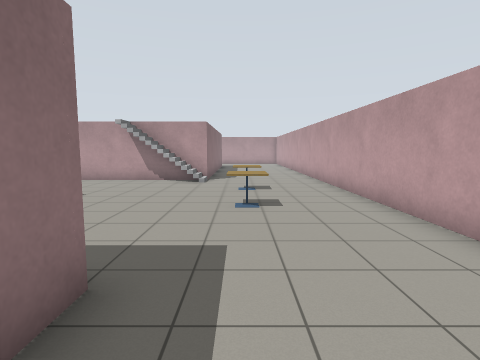
View 1 (above)

24 first-person views from a walk through a Gazebo world. The camera is 1.3 m above the floor, tilts 6° down and sees 80° across. Floor lines are 1 m apart. The floor is counted in squares, 1 m on a side. Each view is taken from the middle of a square. On the plan, view 1 faces up. The plan holds only what a view shows up to about 13 squares ahead; the rest is blank. The place goes on beyond the plan. Simple patterns stand in for the simulator's built-in surfaces. Simple shapes stand in for some stock models.

View 2
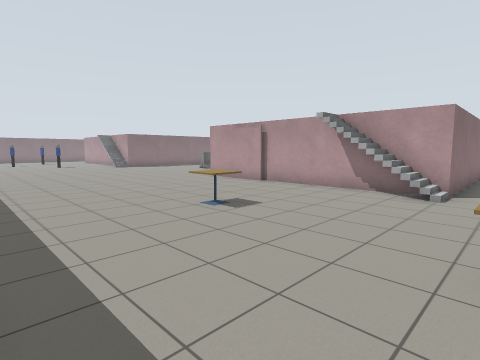

View 3
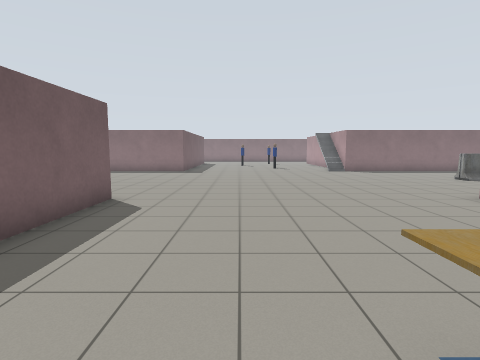

View 4
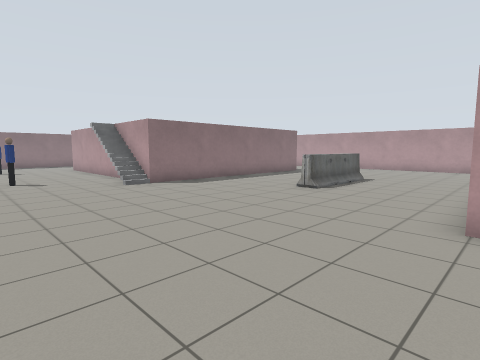

View 5
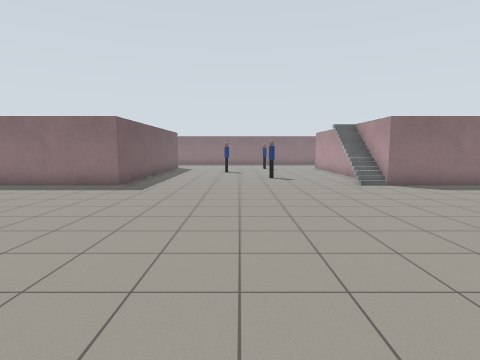

View 6
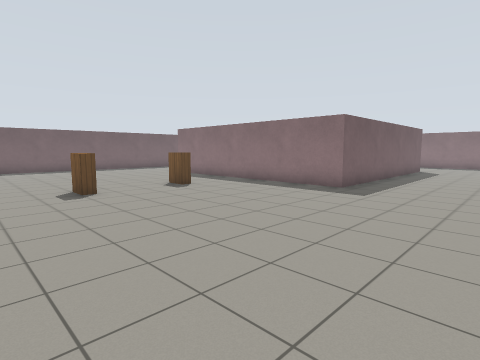

View 7
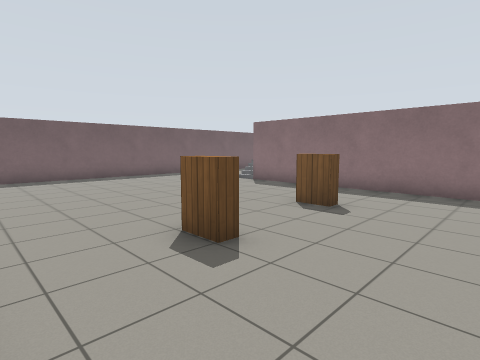

View 8
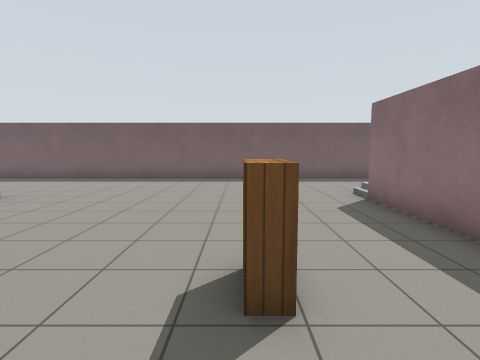

View 9
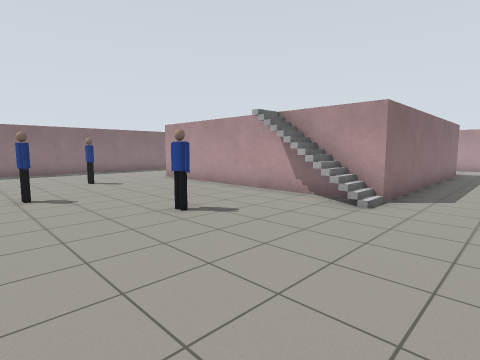

View 10
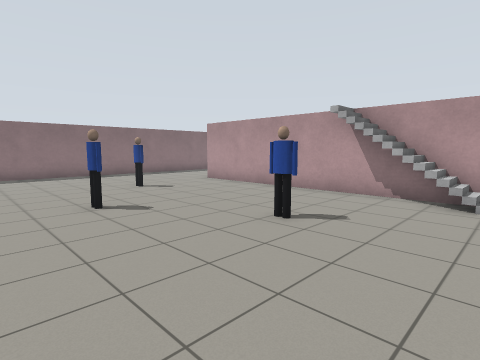

View 11
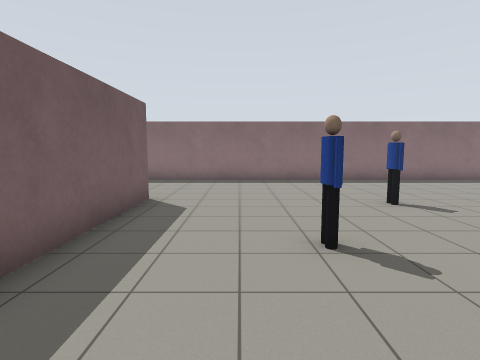

View 12
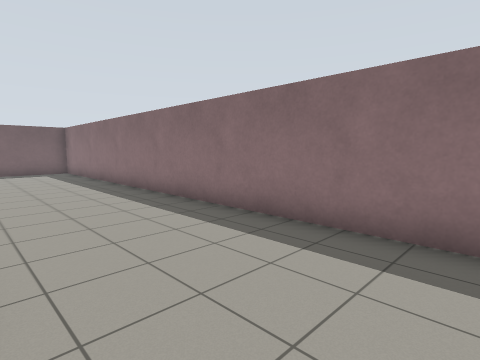

View 13
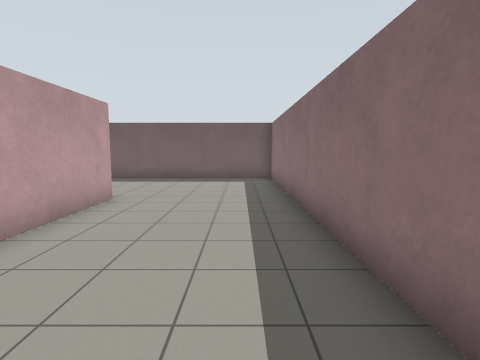

View 14
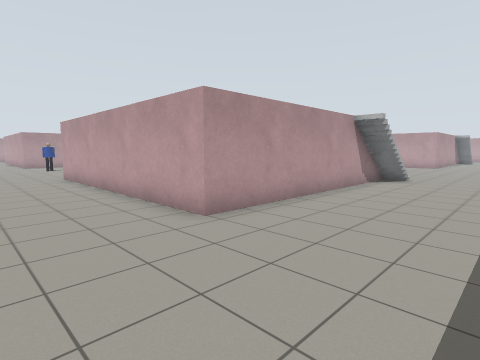

View 15
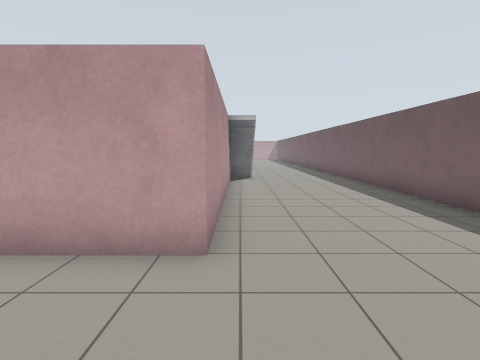

View 16
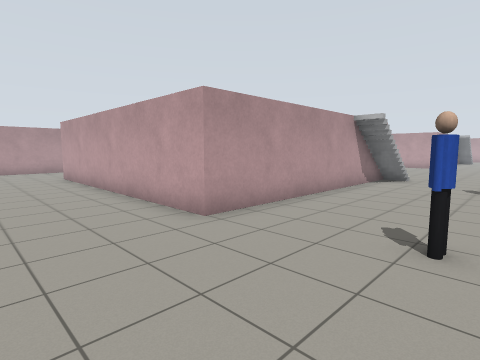

View 17
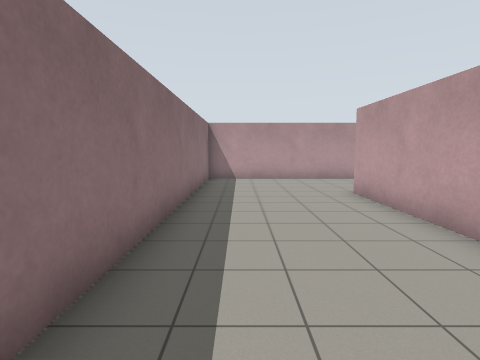

View 18
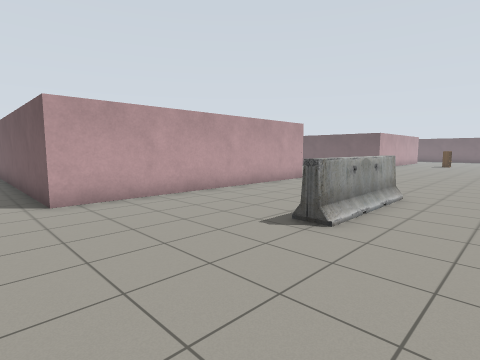

View 19
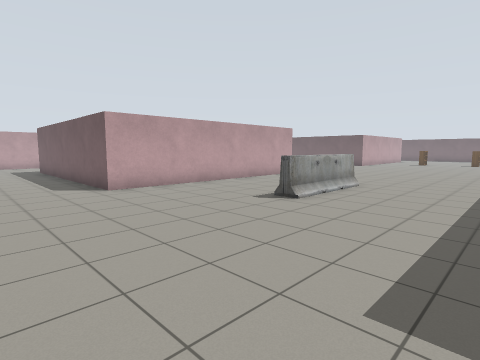

View 20
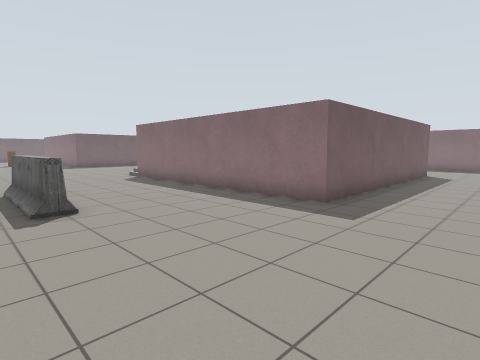

View 21
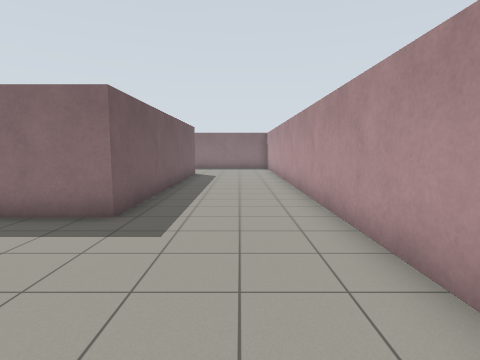

View 22
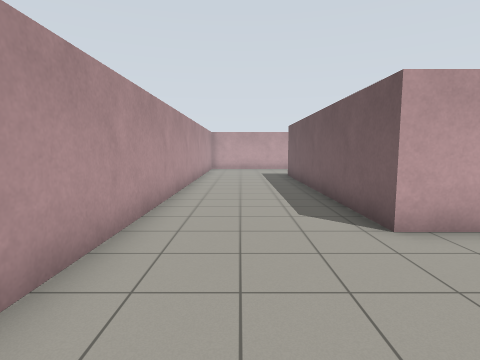

View 23
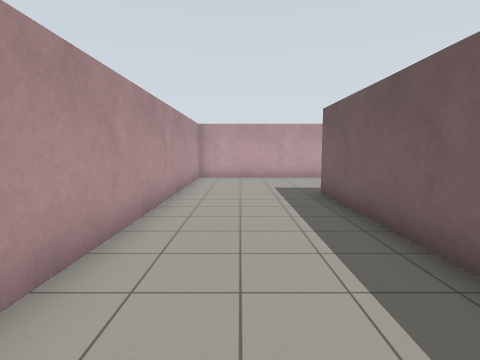

View 24
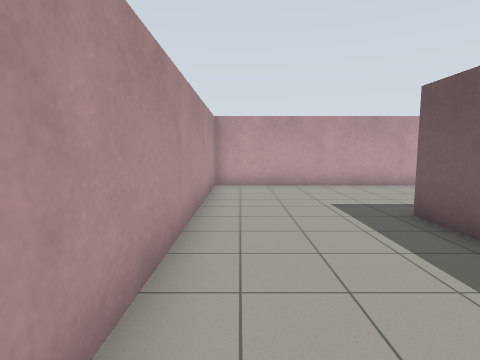

### Floor plan
Points are (right, up) in squares from view 1. A wall is a line through its corners. A room is listed if a view was taken in it or the views show most of it. See-through windows are left out.
Room 1 (views 1, 2, 3, 4, 5, 6, 7, 8, 9, 10, 11, 12, 13, 14, 15, 16, 17, 18, 19, 20, 21, 22, 23, 24)
walls: (-11.6, 2.6) (-8, 2.6); (-11.6, 12.9) (-11.6, 22.6) (-1.4, 22.6); (-7.9, 12.2) (-9.4, 12.2); (-1.4, 2.6) (-1.4, 1.5); (-24.2, -7.6) (-31.6, -7.6) (-31.6, 2.6) (-21.4, 2.6) (-21.4, -7.6); (-1.4, 19.3) (-1.4, 12.4) (-8.1, 12.4); (-18.1, 26.9) (-36.4, 26.9) (-36.4, -12.9) (-7.1, -12.9); (-30.1, 22.6) (-21.4, 22.6) (-21.4, 12.4) (-31.6, 12.4) (-31.6, 22.6); (3.4, 4) (3.4, 13); (3.4, 19.5) (3.4, 26.9) (-13.9, 26.9)
objects: person (-31, 9); person (-28, 6); person (-24, 9); bookshelf (-18, -3) to (-18, -2); barrier (-16, 16) to (-16, 19); bookshelf (-15, -3) to (-15, -2); cafe table (-6, 7) to (-5, 8); cafe table (0, 6) to (0, 7); other object (0, 9) to (0, 10)

Positions as (right, up) in squares from view 1, and headings:
1: (0, 0), facing up
2: (0, 3), facing up-left
3: (-4, 6), facing left
4: (-11, 7), facing up-left
5: (-11, 7), facing left
6: (-12, 7), facing down-left
7: (-12, 1), facing down-left
8: (-18, 0), facing down
9: (-19, 5), facing up-left
10: (-21, 4), facing up-left
11: (-24, 5), facing left
12: (-32, 5), facing down-left
13: (-35, 0), facing down
14: (-35, -12), facing up-right
15: (-35, -8), facing right
16: (-35, 8), facing up-right
17: (-35, 14), facing up
18: (-19, 24), facing down-right
19: (-21, 26), facing down-right
20: (-15, 26), facing down-left
21: (-16, 25), facing left
22: (-16, 25), facing right
23: (-10, 25), facing right
24: (-7, 26), facing right
